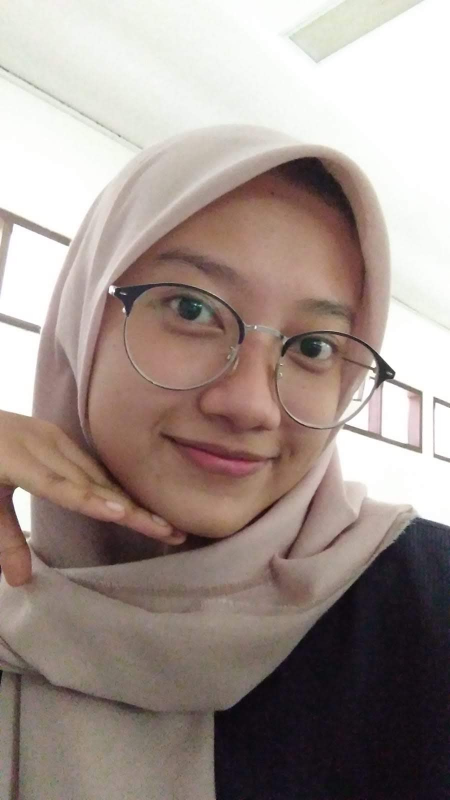
#> input picture image/kinan.jpg, 900 x 1600 px (shown at 1/2 size)
$ python resize.py
#> lines starting #> are read from the running program, lines starting #| are printed output that depends on the picture
import cv2
img = cv2.imread('image/kinan.jpg',0)
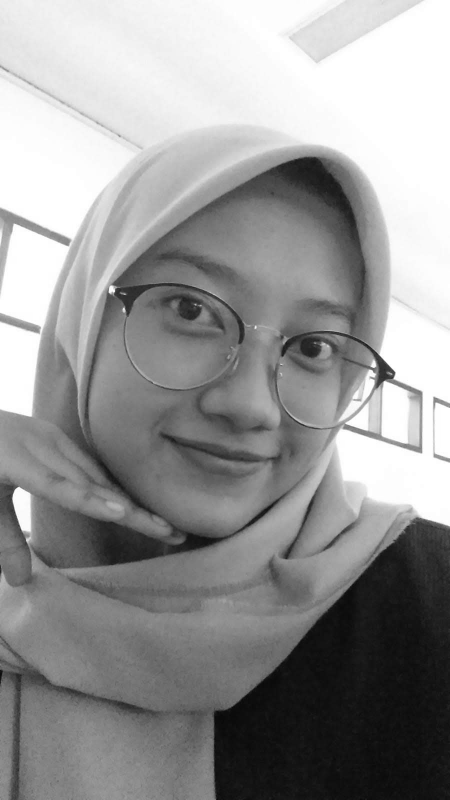
#> img: shape (1600, 900) (shown at 1/2 size); min 5, max 255, mean 149.9
img = cv2.resize(img, (1400,1600))
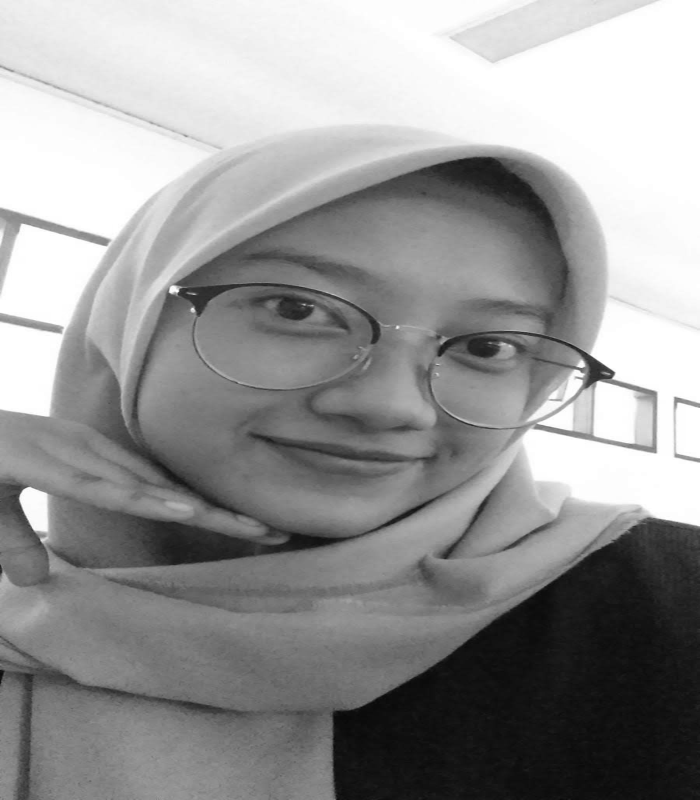
#> img: shape (1600, 1400) (shown at 1/2 size); min 5, max 255, mean 149.9
cv2.imwrite('image/kinan-small.jpg',img)

$ run again, with image/anggi-small.jpg copied over image/kinan.jpg
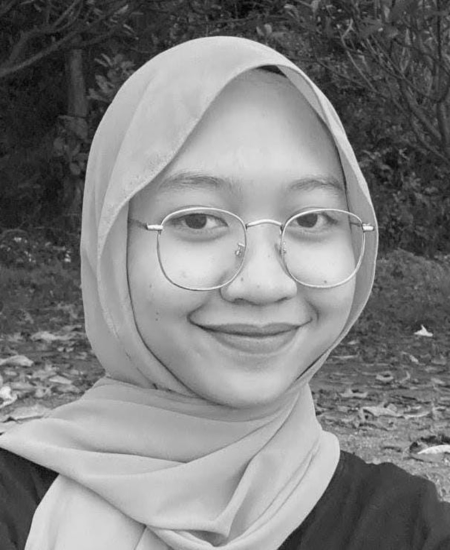
#> input picture image/anggi-small.jpg, 900 x 1100 px (shown at 1/2 size)
#> img is the input picture: shape (1100, 900); min 2, max 255, mean 127.4
#> `img = cv2.resize(img, (1400,1600))`:
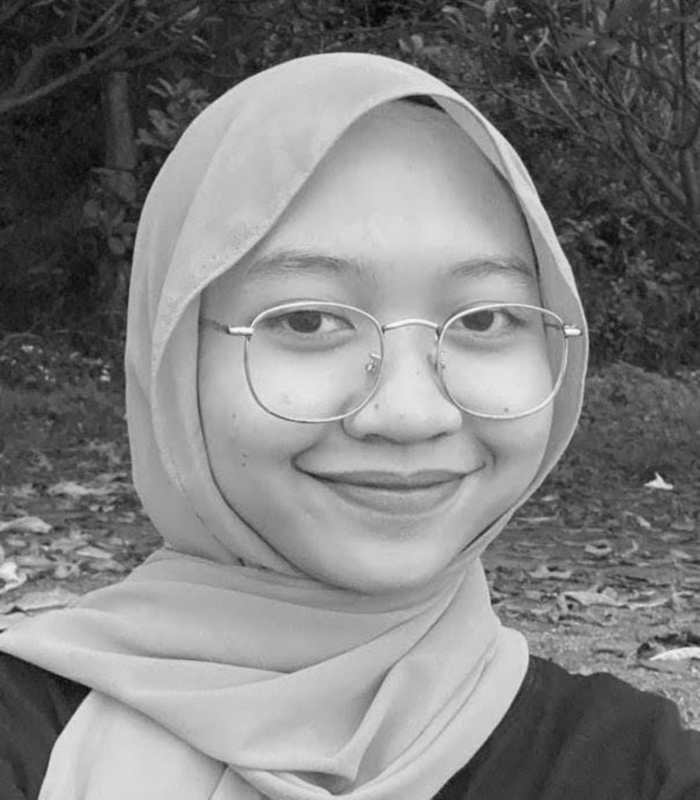
#> img: shape (1600, 1400) (shown at 1/2 size); min 2, max 253, mean 127.2

$ run again, with image/anggibeda.jpg copied over image/kinan.jpg
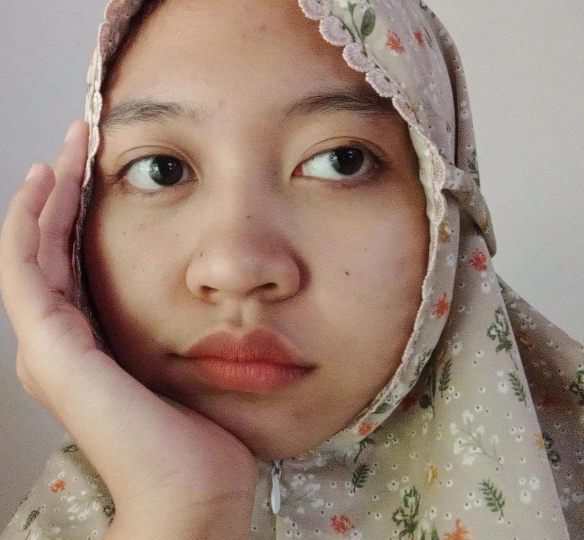
#> input picture image/anggibeda.jpg, 1167 x 1080 px (shown at 1/2 size)
#> `img = cv2.imread('image/kinan.jpg',0)`:
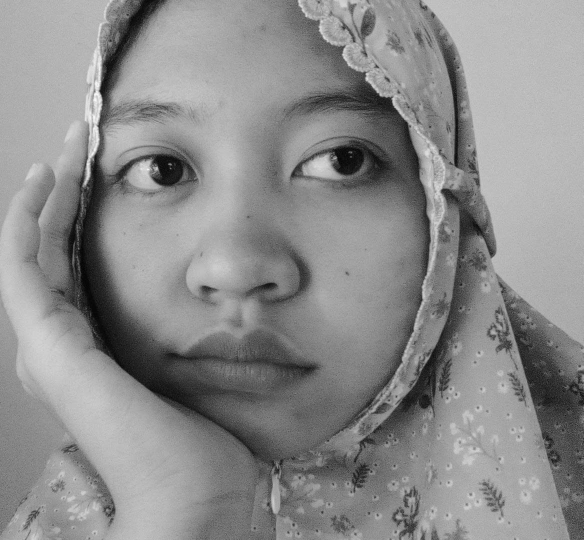
#> img: shape (1080, 1167) (shown at 1/2 size); min 0, max 255, mean 139
#> `img = cv2.resize(img, (1400,1600))`:
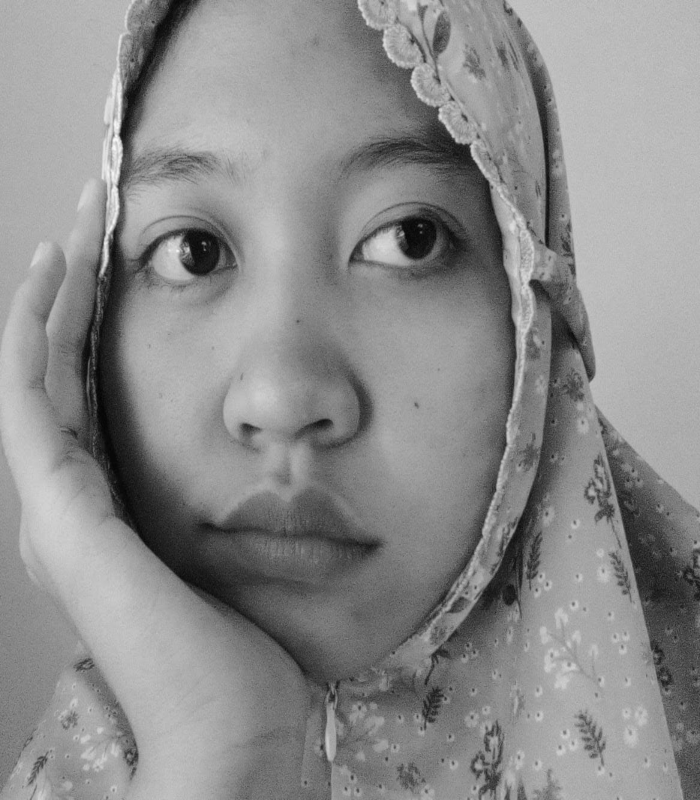
#> img: shape (1600, 1400) (shown at 1/2 size); min 2, max 251, mean 138.9
